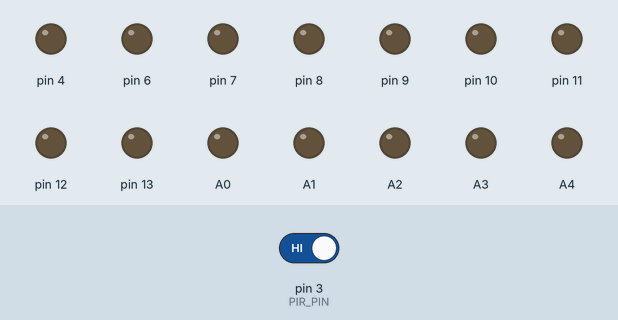
This program was run on a simulated Arduino Nano, built with avr-gcc and run on an emulated ATmega328P. Shown: output pins drawn as LEDs (lit = HIGH). The inputs (shaded band) are chosen by the test bench; at power-on: pin 3 (PIR_PIN) HIGH.

Above: at 1.2 s.
1.3 s: pin 3 (PIR_PIN) driven LOW
At 2.5 s:
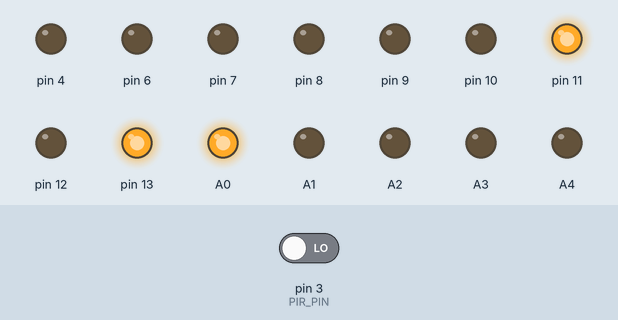
2.8 s: pin 3 (PIR_PIN) driven HIGH
At 3.7 s:
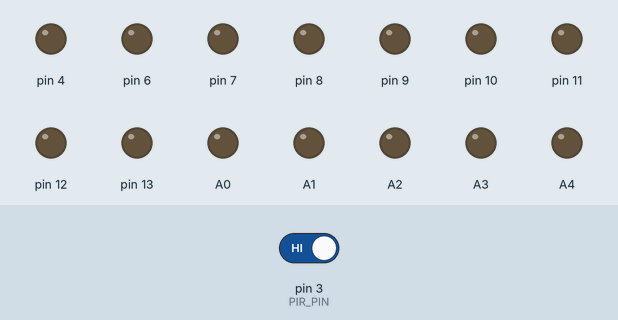
Timing chart, 0 to 5.8 s (numbered marks = the images above; inputs shaded):
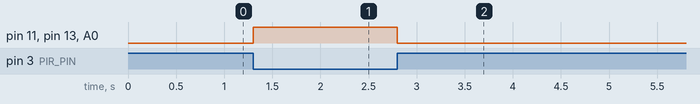

The program:

main.cpp
```cpp
#include <Arduino.h>
#include <Tone.h>
#include <LED3.h>
#include <Remote.h>
#include <IRremote.h>

const uint8_t RECV_PIN = 2;
const uint8_t PIR_PIN = 3;
const uint8_t buzzer = 5;

struct LED3 chest_1 = {13, A0, 11};
struct LED3 chest_2 = {A1, A3, A2};
struct LED3 chest_3 = {4, A4, A5};
struct LED3 chest_4 = {8, 7, 6};
struct LED3 eyes = {9, 10, 12};

IRrecv irrecv(RECV_PIN);
decode_results results;

bool motion = false;

void motion_change(){
  motion = !motion;

  if(motion) {
    write_led(chest_1, true, true, true);
  }
  else{
    write_led(chest_1, false, false, false);
  }
}

void setup() {
  setup_led(chest_1);
  setup_led(chest_2);
  setup_led(chest_3);
  setup_led(chest_4);
  setup_led(eyes);

  irrecv.enableIRIn();
  irrecv.blink13(false);

  pinMode(PIR_PIN, INPUT);

  attachInterrupt(digitalPinToInterrupt(PIR_PIN), motion_change, CHANGE);
}

void loop() {
/*  if (irrecv.decode(&results)){
    if (results.value != 0xFFFFFFFF){
       Serial.println(results.value, HEX);
    }

    if (results.value == IRC_DIY1){
      play_tune_aha_take_on_me(buzzer);
    }

    irrecv.resume();
  }
*/
  //cycle_led(chest_1);
  //cycle_led(chest_2);
  //cycle_led(chest_3);
  //cycle_led(chest_4);
  //cycle_led_pwm(eyes);

  /*
  if(digitalRead(PIR_PIN) == true){
    motion_detected();
  }
  else {
    motion_stopped();
  }
  */
}
```

Measured:
- after the input at 1.3 s, pin 11, pin 13, A0: LOW → HIGH at once
- after the input at 2.8 s, pin 11, pin 13, A0: HIGH → LOW at once
